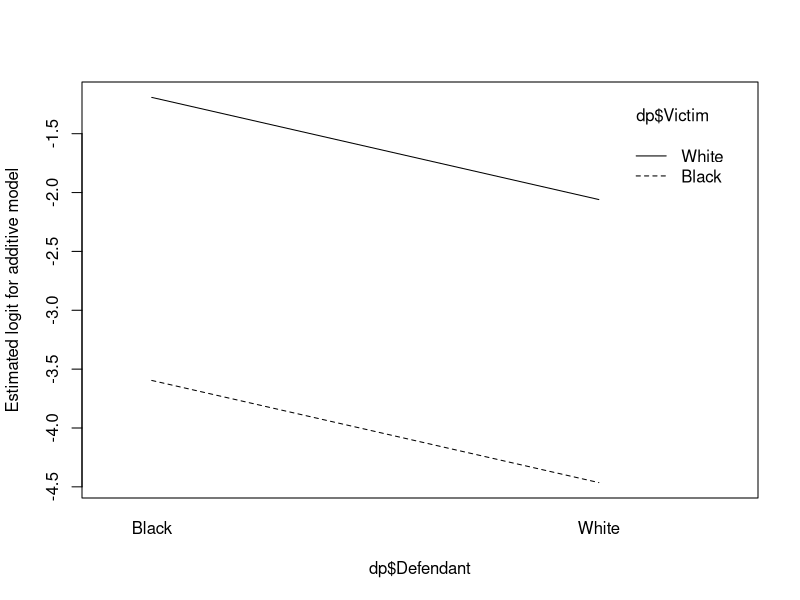
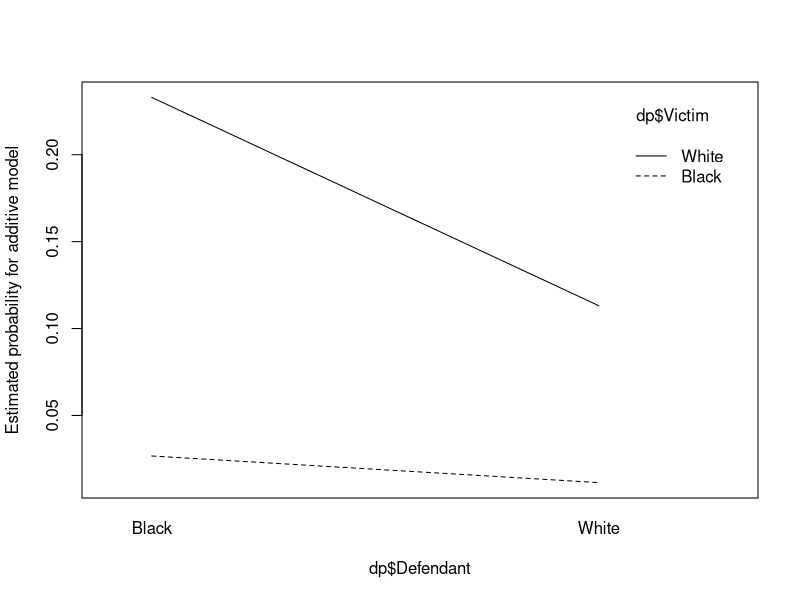
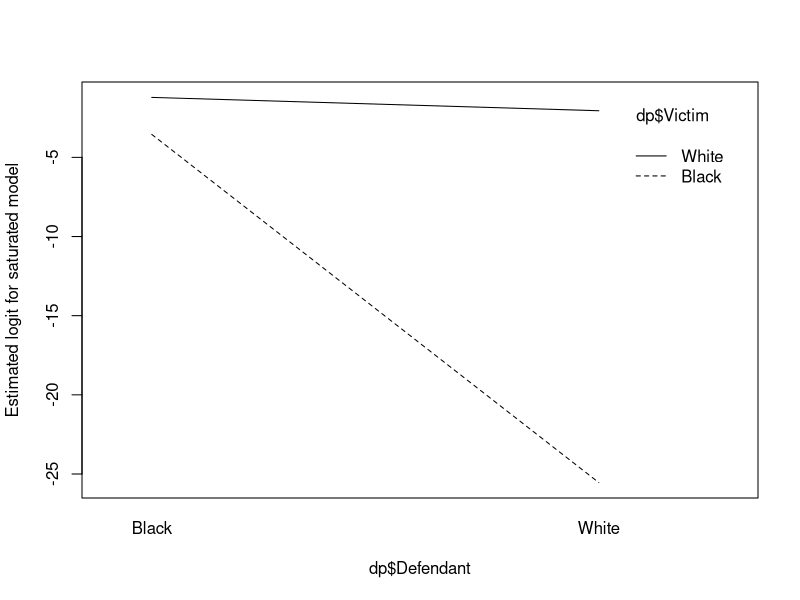
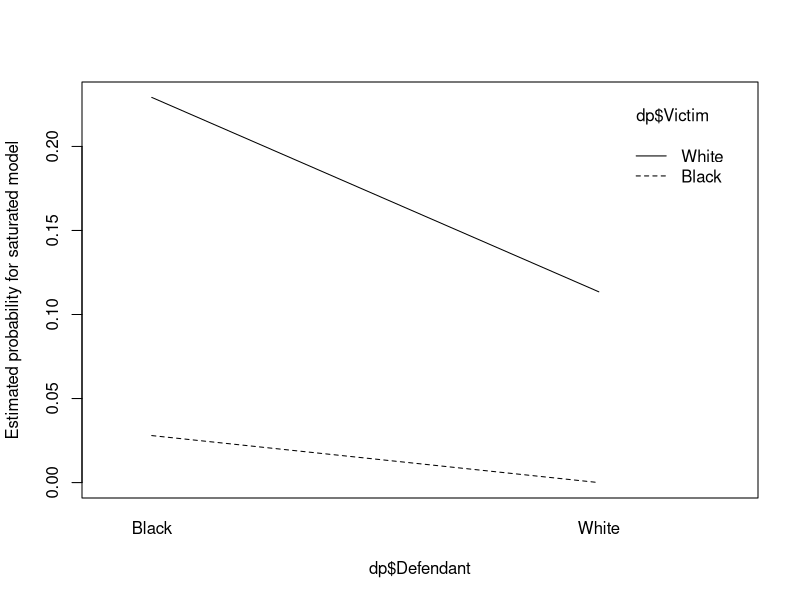
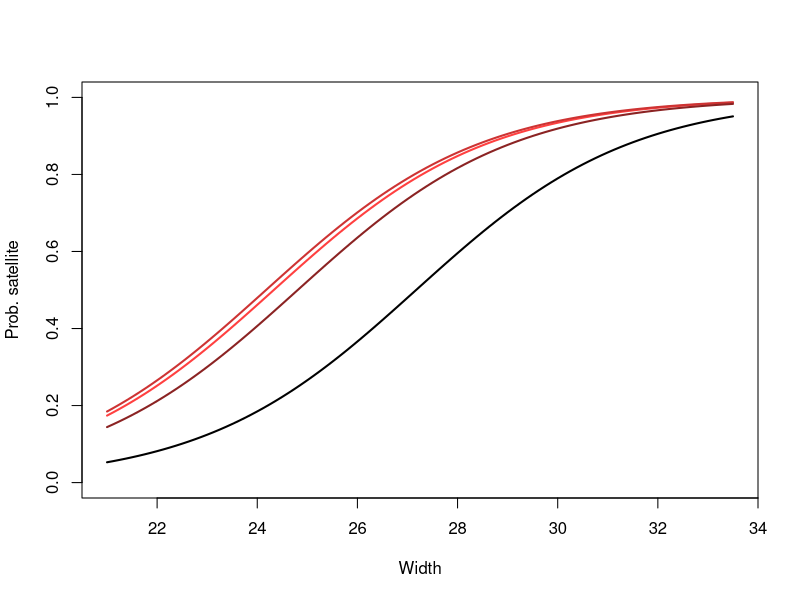

Write R code to recreate these figures, in order.
## ---- chunk 1
deathpenalty <- read.table("deathpenalty.txt")
dp <- reshape(deathpenalty, v.names = "Freq", timevar = "DeathPenalty",
              idvar = c("Defendant", "Victim"), direction = "wide")
model <- glm(cbind(Freq.Yes, Freq.No) ~ Defendant*Victim, data = dp, family = binomial)
summary(model)
## ---- chunk 2
add.mod <- glm(cbind(Freq.Yes, Freq.No) ~ Defendant + Victim, dat = dp, family = binomial)
summary(add.mod)
## ---- chunk 3
anova(add.mod, model, test = "Chisq")
## ---- chunk 4
drop1(add.mod, test = "Chisq")
## ---- chunk 5
vic.mod <- glm(cbind(Freq.Yes, Freq.No) ~ Victim, dat = dp, family = binomial)
anova(vic.mod, model, test = "Chisq") # Test for defendent effect
## ---- chunk 6
interaction.plot(dp$Defendant, dp$Victim, predict(add.mod), ylab = "Estimated logit for additive model")
interaction.plot(dp$Defendant, dp$Victim, predict(add.mod, type = "response"), ylab = "Estimated probability for additive model")
interaction.plot(dp$Defendant, dp$Victim, predict(model), ylab = "Estimated logit for saturated model")
interaction.plot(dp$Defendant, dp$Victim, predict(model, type = "response"), ylab = "Estimated probability for saturated model")
## ---- chunk 7
horseshoe <- read.table("horseshoe.txt", header = T)
hsmodel <- glm(y ~ factor(color) + width, data = horseshoe, family = binomial)
summary(hsmodel)
## ---- chunk 8
drop1(hsmodel, test = "Chisq")
## ---- chunk 9
plot(y ~ width, data = horseshoe, type = "n", xlab = "Width", ylab = "Prob. satellite")
x <- horseshoe$width
curve(predict(hsmodel, data.frame(color = 2, width = x), type = "response"), add = T, col = "brown1", lwd = 2)
curve(predict(hsmodel, data.frame(color = 3, width = x), type = "response"), add = T, col = "brown3", lwd = 2)
curve(predict(hsmodel, data.frame(color = 4, width = x), type = "response"), add = T, col = "brown4", lwd = 2)
curve(predict(hsmodel, data.frame(color = 5, width = x), type = "response"), add = T, col = "black", lwd = 2)
## ---- chunk 10
hsmodel2 <- glm(y ~ color + width, data = horseshoe, family = binomial)
summary(hsmodel2)
## ---- chunk 11
drop1(hsmodel2, test = "Chisq")
